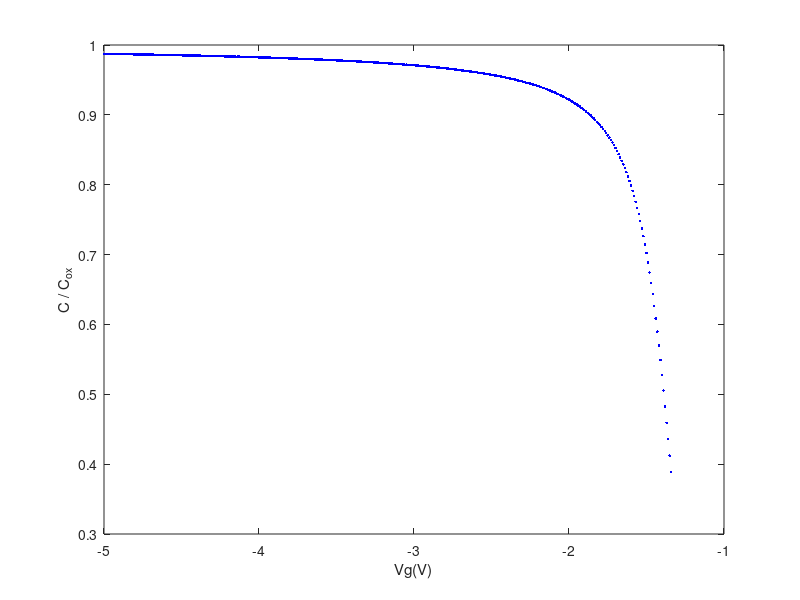

The MATLAB script that drew this image: (Note: this script raises an error after producing the figure.)
clear all
q = 1.6e-19;
Qeff = 2e11;
dox = 5e-6;
Na = 1e14;
ni = 1.5e10;
KT = 0.0259;
eps0 = 8.85e-14;
Dit = input('Dit = ');


eps_sio2 =  3.9 * eps0;
eps_si = 11.9 * eps0;
Cox = eps_sio2 / dox;
phi_B = -KT * log(Na / ni);
phi_ms = 4.1 - (4.15 + 1.12 / 2 + KT * log(Na / ni));
lambda_i = (eps_si * KT / (2 * q * ni))^0.5;
ub = phi_B / KT;


for VG = -5:0.01:2;
    %% CLF
    us = @(psi_s)  (psi_s + phi_B)/KT;
    % Qit
    Qit = @(psi_s) - (psi_s + phi_B) * Dit;
    % Qs
    Qs= @(psi_s) eps_si * sign(ub - us(psi_s)) .* (2^0.5) * KT /  lambda_i .* ((ub - us(psi_s)) * sinh(ub) - (cosh(ub) - cosh(us(psi_s)))).^0.5;
    % phi_s (帶入phi_s後算出其他參數再用Vg公式使其檢調 Vg後 = 0 反向得出當下phi_s)
    psi_s= fzero( @(psi_s) phi_ms - Qeff * q / Cox - Qit(psi_s) * q / Cox - Qs(psi_s) / Cox + psi_s - VG, 0 );
    % Cs
    Cs = - sign(ub - us(psi_s)) * (eps_si / lambda_i) .* (sinh(us(psi_s)) - sinh(ub)) ./ ((2 ^ 0.5) * ((ub - us(psi_s)) * sinh(ub) - (cosh(ub) - cosh(us(psi_s))))).^0.5;
    % Cit
    Cit = q * Dit;
    % CLF
    CLF = (Cox * (Cit + Cs)) / (Cox + Cit + Cs);
    % CHF ratio
    CLF_over_Cox = CLF / Cox;

    figure = plot(VG, CLF_over_Cox, 'r.');
    xlabel('Vg(V)');  
    ylabel('C / C_{ox}') 
    hold on 

    %% CHF
    if psi_s < abs(phi_B)

        % CHF
        CHF = (Cox * Cs) / (Cox + Cs);
        % CHF ratio
        CHF_over_Cox = CHF / Cox;
        figure = plot(VG, CHF_over_Cox, 'b.');
        xlabel('Vg(V)');  
        ylabel('C / C_{ox}') 
        hold on 

    else

        Wd = (2 *  psi_s * eps_si / (q * Na)) .^ 0.5'
        Cd = eps_si / Wd;
        CHF = (Cox * Cd) / (Cox + Cd);
        CHF_over_Cox = CHF / Cox;
        figure = plot(VG, CHF_over_Cox, 'b.');
        xlabel('Vg(V)');  
        ylabel('C / C_{ox}') 
        hold on 
   
    end
end


